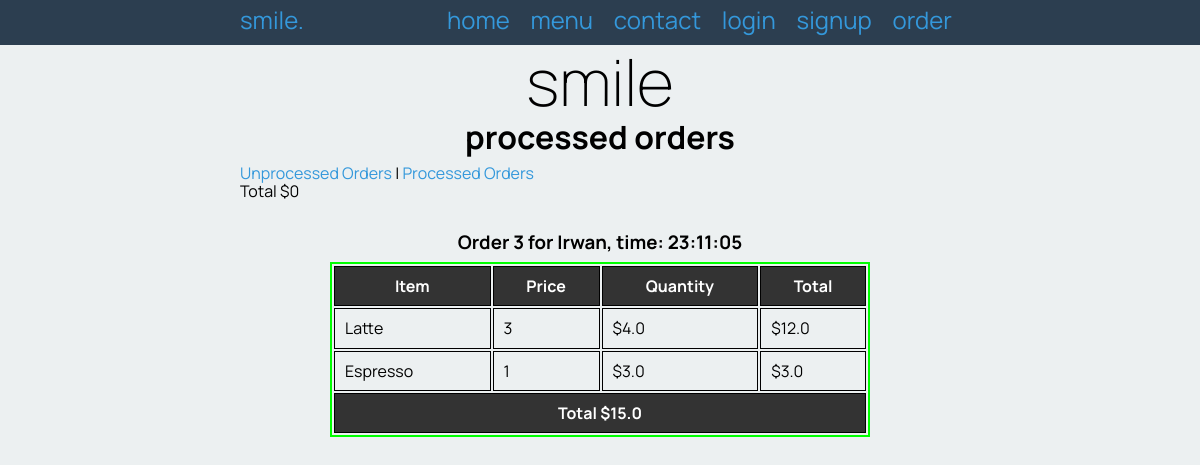
The app's page /process_orders/0, older data.
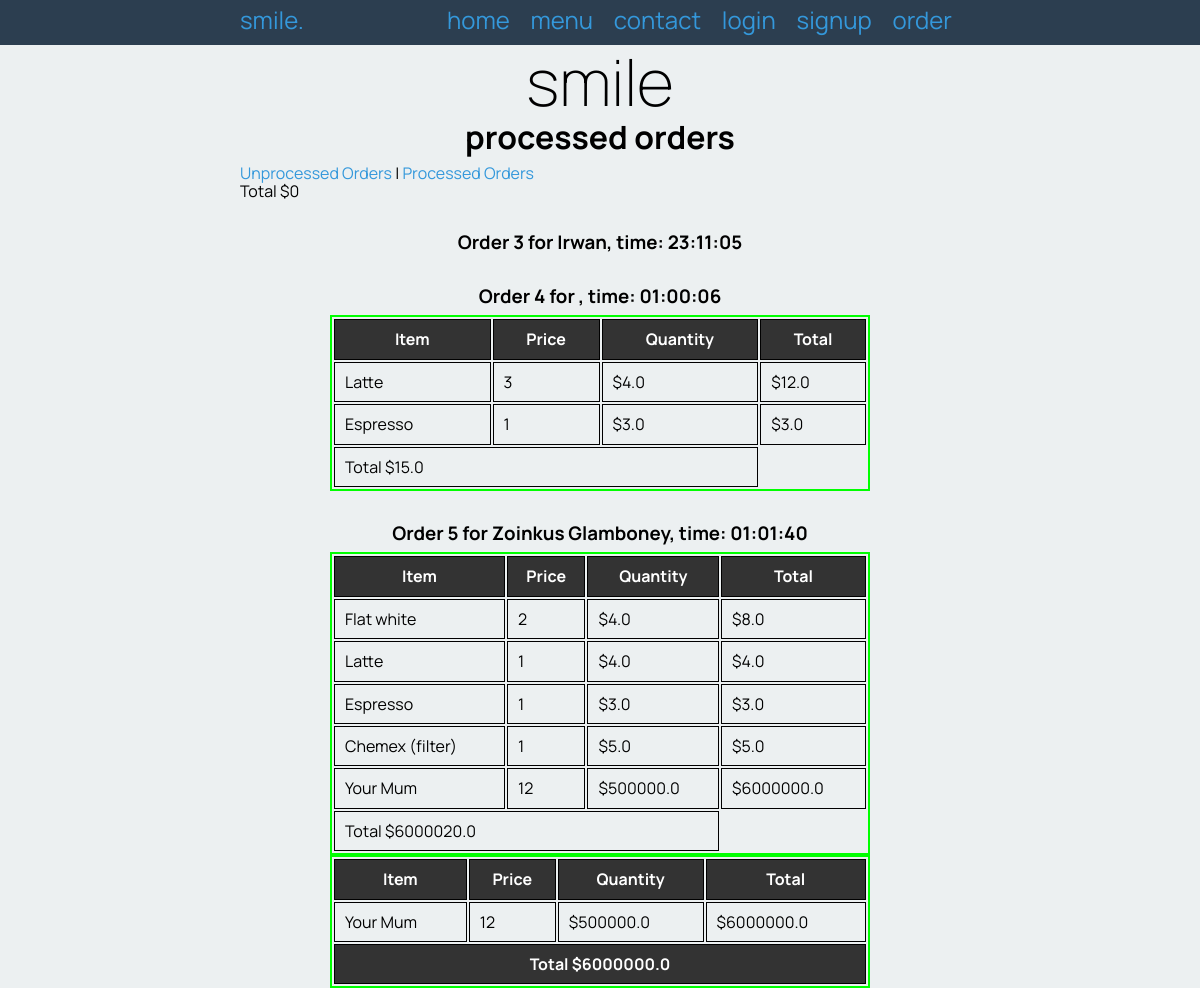
The same page, newer data.
### tables this page shows
CREATE TABLE "order_contents"
(
    id         integer
        primary key autoincrement,
    order_id   integer,
    product_id integer,
    quantity   integer
);

CREATE TABLE "orders"
(
    id        integer
        primary key autoincrement,
    name      varchar(30),
    timestamp datetime,
    processed integer
);

CREATE TABLE "products"
(
    id          integer
        primary key autoincrement,
    name        varchar(30),
    description varchar(300),
    volume      char(6),
    image       varchar(30),
    price       float
, cat_id integer);

### app.py (the view)
@app.route('/process_orders/<processed>')
def process_orders(processed):
    label = "processed"
    if processed == "1":
        label = "un" + label
    print(label)
    processed = int(processed)
    all_orders = get_list("SELECT orders.id, orders.name, timestamp, products.name, quantity, price FROM orders "
                          "INNER JOIN order_contents ON orders.id = order_contents.order_id "
                          "INNER JOIN products on order_contents.product_id = products.id "
                          "WHERE processed = ?", (processed, ))
    print(all_orders)
    return render_template("orders.html", logged_in=is_logged_in(), orders=all_orders, label=label)

### app.py (called while the page is built)
def create_connection(db_file):
    try:
        connection = sqlite3.connect(db_file)
        return connection
    except Error as e:
        print(e)
    return None

def get_list(query, execute):
    con = create_connection(DATABASE)
    cur = con.cursor()
    cur.execute(query, execute)
    category_list = cur.fetchall()
    con.close()
    return category_list

def is_logged_in():
    if session.get("email") is None:
        print("not logged in")
        return False
    else:
        print(session.get("email"))
        print("logged in")
        return True

### templates/orders.html (shortened to what this page needs)
{% extends 'base.html' %}
{% block pageheading %}
{{ label }} orders
{% endblock %}
{% block main %}
    <p><a href="/process_orders/1">Unprocessed Orders</a> | <a href="/process_orders/0">Processed Orders</a></p>
    {% set control = namespace(last_id=-1) %}
    {% set control = namespace(total=0) %}
    {% for order in orders %}
        {% if order[0] != control.last_id %}
            {% if control.last_id != -1 %}
                <tr>
                    <td colspan="3">Total ${{ control.total }}</td>
                </tr>
                {% set control.total = 0 %}
            {% endif %}
    <h3>
        Order {{ order[0] }} for {{ order[1] }}, time: {{ order[2] }}
    </h3>
    {% set control.last_id = order[0] %}
    <table class="{{ label }}">
        <tr>
            <th>Item</th>
            <th class="number">Price</th>
            <th class="number">Quantity</th>
            <th class="number">Total</th>
        </tr>
        {% endif %}
        <tr>
            <td>{{ order[3] }}</td>
            <td>{{ order[4] }}</td>
            <td>${{ order[5] }}</td>
            <td>${{ order[4] * order[5] }}</td>
            {% set control.total = control.total + order[4] * order[5] %}
        </tr>
{% endfor %}
        <tr>
            <th colspan="4">Total ${{ control.total }}</th>
        </tr>
    </table>
{% endblock %}

### templates/base.html (shortened to what this page needs)
<!DOCTYPE html>
<html>
<head>
    <link rel="stylesheet" href="https://cdnjs.cloudflare.com/ajax/libs/normalize/8.0.1/normalize.css"/>
    <link href="{{ url_for('static', filename='smile.css') }}" rel="stylesheet">
</head>
<body>
<nav>
    <div class="container">
        <div class="navbar-brand">smile.</div>
        <div class="navbar-links">
            <a href="/">home</a>
            <a href="/menu/1">menu</a>
            <a href="/contact">contact</a>
            {% if logged_in %}
                <a href="/logout">logout</a>
                <a href="/admin">admin</a>
            {% else %}
                <a href="/login">login</a>
                <a href="/signup">signup</a>
            {% endif %}
            {% if ordering %}
                <a href="/cart">cart</a>
            {% else %}
                <a href="/menu/1?order=start">order</a>
            {% endif %}
        </div>
    </div>
</nav>
<div class="container">
    <header>
        <h1>smile</h1>
        <h2>{% block pageheading %}{% endblock %}</h2>
    </header>
    <main>
        {% block main %}
        {% endblock %}
    </main>
</div>
</body>
</html>

### static/smile.css (style rules this page uses)
* { font-family: 'Manrope', sans-serif; padding: 0; margin: 0; box-sizing: border-box; }
body { background-color: rgba(236, 240, 241, 1.0); }
.container { width: 60vw; margin: auto; }
.container::after { content: ""; clear: both; display: table; }
h1 { text-align: center; font-weight: 200; font-size: 4rem; margin: 0; }
h2 { font-size: 2rem; text-align: center; margin: 0 0 0.5rem 0; }
h3, h4 { text-align: center; margin: 2rem 0 0.5rem 0; }
nav { background-color: rgba(44, 62, 80, 1.0); text-align: center; font-size: 1.5rem; padding-top: 0.4rem; padding-bottom: 0.7rem; color: rgba(52, 152, 219, 1.0); }
.navbar-brand { display: inline; float: left; }
.navbar-links { display: inline; float: right; }
nav a { padding: 0 0.5rem; font-size: 1.5rem; }
a, a:visited { color: rgba(52, 152, 219, 1.0); text-decoration: none; }
table { width: 75%; margin: auto; border: 2px solid black; }
td, th { border: 1px solid black; padding: 10px; border-collapse: collapse; }
.processed { border-color: #00ff00; }
th { background-color: #333; color: #fff; }

Row changes from the older to the newer data that the page shows:
added order_contents: total "15.0", order "4", timestamp "01:00:06", name "Flat white", quantity "2", price "4.0", order[4]*order[5] "8.0"
added order_contents: name "Latte", quantity "1", price "4.0", order[4]*order[5] "4.0"
added order_contents: name "Espresso", quantity "1", price "3.0", order[4]*order[5] "3.0"
added order_contents: name "Chemex (filter)", quantity "1", price "5.0", order[4]*order[5] "5.0"
added order_contents: name "Your Mum", quantity "12", price "500000.0", order[4]*order[5] "6000000.0"
added order_contents: total "6000020.0", order "5", name "Zoinkus Glamboney", timestamp "01:01:40", name "Your Mum", quantity "12", price "500000.0", order[4]*order[5] "6000000.0"
Text that changed along with them:
{{ control.total }}: "15.0" → "6000000.0"
